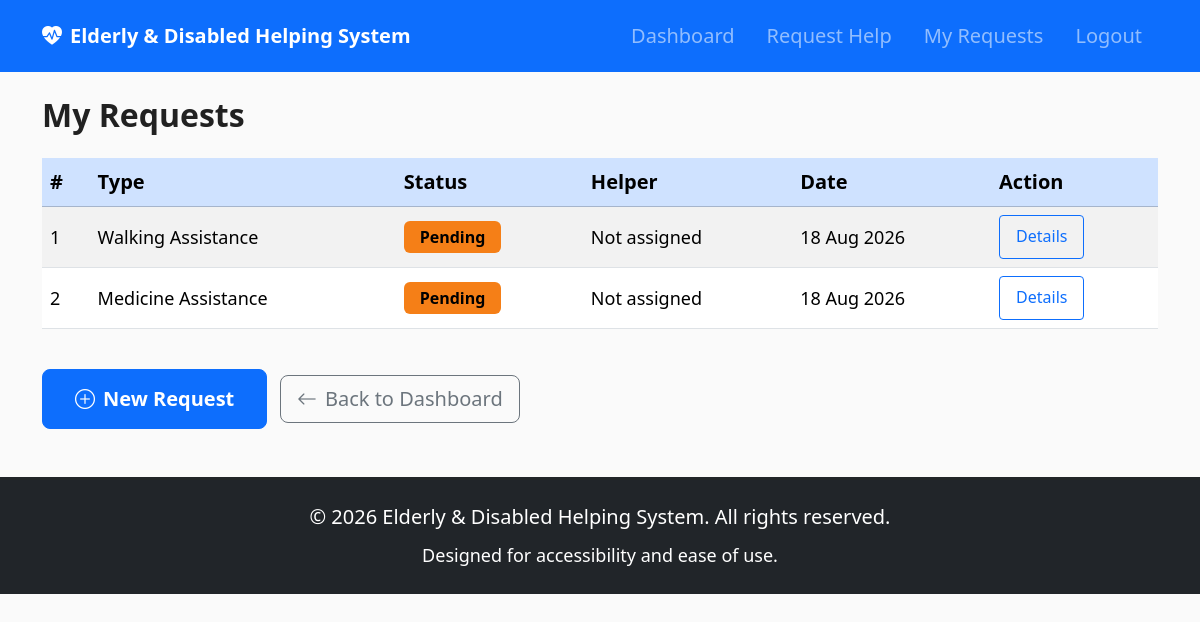
The page /user/my-requests (signed in) on the database its author committed.
### models.py (models this page shows, shortened)
class HelpRequest(db.Model):
    __tablename__ = 'help_requests'
    id = db.Column(db.Integer, primary_key=True)
    user_id = db.Column(db.Integer, db.ForeignKey('users.id'), nullable=False)
    helper_id = db.Column(db.Integer, db.ForeignKey('users.id'), nullable=True)
    request_type = db.Column(db.String(80), nullable=False)
    description = db.Column(db.Text, nullable=False)
    location = db.Column(db.String(200), nullable=False)
    emergency = db.Column(db.Boolean, default=False)
    status = db.Column(db.String(20), default='Pending')
    created_at = db.Column(db.DateTime, default=datetime.utcnow)
    completed_at = db.Column(db.DateTime, nullable=True)

### app.py (the view)
@app.route('/user/my-requests')
@login_required(role='user')
def my_requests():
    user_id = session['user_id']
    requests = HelpRequest.query.filter_by(user_id=user_id).order_by(
        HelpRequest.created_at.desc()
    ).all()
    return render_template('my_requests.html', requests=requests)

### app.py (called while the page is built)
def login_required(role=None):
    def decorator(f):
        @wraps(f)
        def decorated_function(*args, **kwargs):
            if 'user_id' not in session:
                flash('Please login to access this page.', 'warning')
                return redirect(url_for('login'))
            if role and session.get('role') != role:
                flash('You are not authorized to access this page.', 'danger')
                return redirect(url_for('dashboard_redirect_route'))
            return f(*args, **kwargs)
        return decorated_function
    return decorator

### templates/my_requests.html (shortened to what this page needs)
{% extends "base.html" %}
{% block content %}
<h1 class="mb-4">My Requests</h1>
{% if requests %}
<div class="table-responsive">
    <table class="table table-striped table-hover large-text">
        <thead class="table-primary">
            <tr>
                <th>#</th>
                <th>Type</th>
                <th>Status</th>
                <th>Helper</th>
                <th>Date</th>
                <th>Action</th>
            </tr>
        </thead>
        <tbody>
            {% for req in requests %}
            <tr {% if req.emergency %}class="table-danger"{% endif %}>
                <td>{{ req.id }}</td>
                <td>
                    {{ req.request_type }}
                </td>
                <td>
                    <span class="badge status-badge status-{{ req.status|lower }}">{{ req.status }}</span>
                </td>
                <td>{{ req.helper.name if req.helper else 'Not assigned' }}</td>
                <td>{{ req.created_at.strftime('%d %b %Y') }}</td>
                <td>
                    <a href="{{ url_for('request_details', request_id=req.id) }}"
                       class="btn btn-sm btn-outline-primary btn-large-sm">Details</a>
                </td>
            </tr>
            {% endfor %}
        </tbody>
    </table>
</div>
{% else %}
<div class="alert alert-info large-text">
    <i class="bi bi-info-circle me-2"></i>You have no help requests yet.
    <a href="{{ url_for('create_request') }}" class="alert-link">Create your first request</a>.
</div>
{% endif %}
<div class="mt-4">
    <a href="{{ url_for('create_request') }}" class="btn btn-primary btn-lg btn-large me-2">
        <i class="bi bi-plus-circle me-2"></i>New Request
    </a>
    <a href="{{ url_for('user_dashboard') }}" class="btn btn-outline-secondary btn-lg">
        <i class="bi bi-arrow-left me-2"></i>Back to Dashboard
    </a>
</div>
{% endblock %}

### static/css/style.css (style rules this page uses)
:root { --primary-color: #0d47a1; --success-color: #2e7d32; --danger-color: #c62828; --warning-color: #f57f17; --info-color: #0277bd; --text-color: #212121; --bg-color: #fafafa; --font-size-base: 1.125rem; --font-size-large: 1.25rem; --btn-padding: 0.875rem 2rem; }
* { box-sizing: border-box; }
body { font-family: 'Segoe UI', Tahoma, Geneva, Verdana, sans-serif; font-size: var(--font-size-base); color: var(--text-color); background-color: var(--bg-color); line-height: 1.6; }
.large-text { font-size: var(--font-size-large); }
h1, h2, h3, h4 { font-weight: 700; color: var(--text-color); }
h1 { font-size: 2rem; }
.btn-large { font-size: 1.25rem; padding: var(--btn-padding); min-height: 56px; font-weight: 600; }
.btn-large-sm { font-size: 1rem; padding: 0.5rem 1rem; min-height: 44px; }
.status-badge { font-size: 1rem; padding: 0.5rem 1rem; }
.status-pending { background-color: var(--warning-color) !important; color: #000 !important; }
.table { font-size: var(--font-size-base); }
.table th { font-size: var(--font-size-large); font-weight: 600; }
.table td { vertical-align: middle; }

### rows shown on the page
HelpRequest: id "1", request_type "Walking Assistance", status "Pending", helper "Not assigned", created_at "18 Aug 2026"
HelpRequest: id "2", request_type "Medicine Assistance", status "Pending", helper "Not assigned", created_at "18 Aug 2026"
